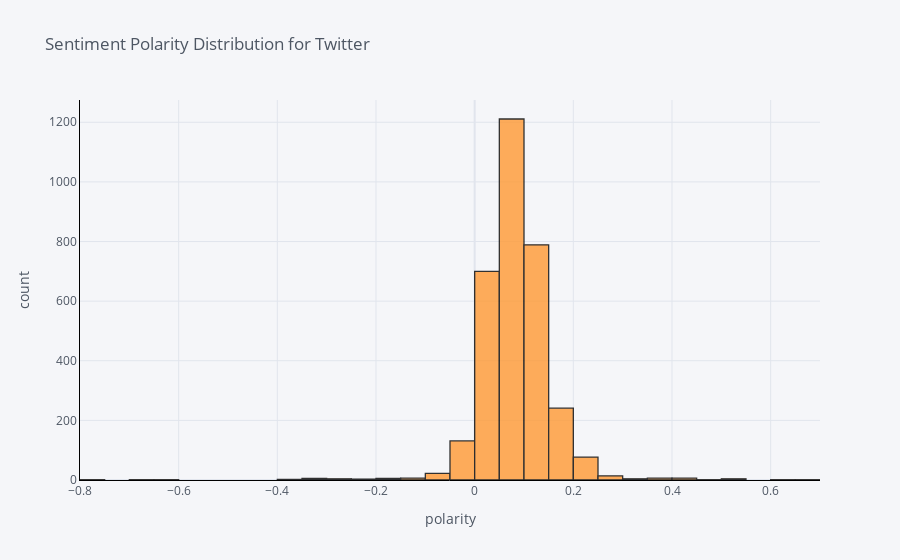

Source (notebook cell):
### Markdown cell above
## Twitter data

### Code cell
# Distribution of twitter polarity 
model['twitter_polarity'].iplot(
    kind='hist',
    bins=50,
    xTitle='polarity',
    linecolor='black',
    yTitle='count',
    title='Sentiment Polarity Distribution for Twitter')

### Figure 1 — Plotly figure (JSON) as saved in the notebook; plotly's stock layout.template omitted (floating-point values rounded to 4 significant figures; data arrays with more than 128 entries replaced by an {"elided": "..."} marker saying what was removed)
{"data": [{"histfunc": "count", "histnorm": "", "marker": {"color": "rgba(255, 153, 51, 1.0)", "line": {"color": "#000000", "width": 1.3}}, "name": "twitter_polarity", "nbinsx": 50, "opacity": 0.8, "orientation": "v", "type": "histogram", "x": {"elided": "3236 float values"}}], "layout": {"barmode": "overlay", "legend": {"bgcolor": "#F5F6F9", "font": {"color": "#4D5663"}}, "paper_bgcolor": "#F5F6F9", "plot_bgcolor": "#F5F6F9", "title": {"font": {"color": "#4D5663"}, "text": "Sentiment Polarity Distribution for Twitter"}, "xaxis": {"gridcolor": "#E1E5ED", "linecolor": "black", "showgrid": true, "tickfont": {"color": "#4D5663"}, "title": {"font": {"color": "#4D5663"}, "text": "polarity"}, "zerolinecolor": "#E1E5ED"}, "yaxis": {"gridcolor": "#E1E5ED", "linecolor": "black", "showgrid": true, "tickfont": {"color": "#4D5663"}, "title": {"font": {"color": "#4D5663"}, "text": "count"}, "zerolinecolor": "#E1E5ED"}}}
